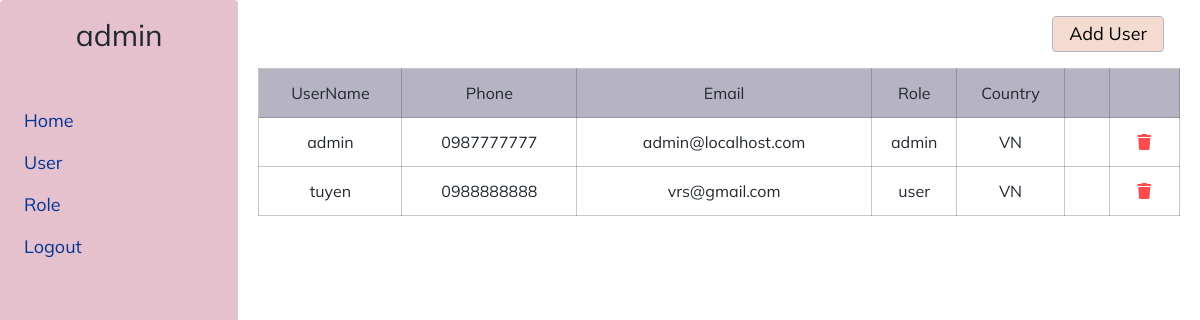
Before: /user.php (signed in) with the older database file.
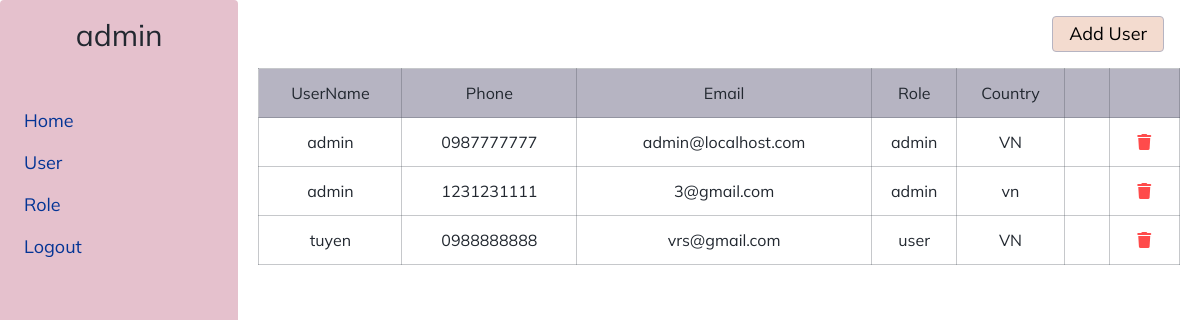
After: the same page with the newer database file.
### tables this page shows
CREATE TABLE user (userID INTEGER AUTO_INCREMENT NOT NULL, username varchar (50) NOT NULL, phone varchar (20) NOT NULL, email char (50) NOT NULL, password char (100) NOT NULL, country varchar (30) NOT NULL, PRIMARY KEY (userID), UNIQUE (email));

### function/function.php (called while the page is built, shortened)
<?php
function checkPermission($permissions, $permission)
{
  return in_array($permission, $permissions);
}
?>

### user.php (the view, shortened to what this page needs)
<?php
include_once './config/Data.php';
require './function/function.php';
$data = new Data();
$connect = $data->connect();
$permissions = getPermissions($_SESSION['account']);
?>
<!DOCTYPE html>
<html lang="en">
<head>
</head>
<body>
  <div class="user">
    <?php
    include_once "./layout/navigation.php";
    ?>
    <div class="grid">
      <div class="row">
        <div class="col-12-xl col-12-lg">
          <div class="user-header">
            <?php
            if (checkPermission($permissions, 'insert-user')) {
            ?>
            <a href="?new-user" class="user-header-button">Add User</a>
            <?php
            }
            ?>
          </div>
          <?php
          if (checkPermission($permissions, 'view-user')) {
          ?>
          <table class="user-table">
            <thead>
              <tr>
                <th>UserName</th>
                <th>Phone</th>
                <th>Email</th>
                <th>Role</th>
                <th>Country</th>
                <th></th>
                <th></th>
              </tr>
            </thead>
            <tbody>
              <?php
            $sql = 'SELECT user.username, phone, email, password, roles.roles_name as roles, country
              FROM user, roles, user_role
              WHERE user_role.roleID = roles.roles
              AND user.userID = user_role.userID
              AND NOT user.email = "' . $_SESSION['account'] . '"
              ORDER BY user.username ASC';
            $statement = $connect->prepare($sql);
            $statement->execute();
            $result = $statement->fetchAll(PDO::FETCH_ASSOC);
            $str = '';
            for ($i = 0; $i <= count($result) - 1; $i++) {
              $str .= "<tr>
              <td>" . $result[$i]['username'] . "</td>
              <td>" . $result[$i]['phone'] . "</td>
              <td>" . $result[$i]['email'] . "</td>
              <td>" . $result[$i]['roles'] . "</td>
              <td>" . $result[$i]['country'] . "</td>";
              if (checkPermission($permissions, 'edit-user')) {
                $str .= "<td><a href = '?user-email=" . $result[$i]['email'] . "' class ='link-icon'>
              <i class='fi fi-sr-eye'></i></a></td>";
              }
              if (checkPermission($permissions, 'delete-user')) {
                $str .= "<td><a href = './handle/delete-user.php?email=" . $result[$i]['email'] . "' onclick = 'return showMessageDelete(this)' class = 'link-icon'>
                <i class='red-color fa-solid fa-trash'></i></a>
                </td>";
              }
              $str .= "</tr> ";
            }
            echo $str;
              ?>
            </tbody>
          </table>
          <?php } else {
            header('location: index.php');
          } ?>
        </div>
      </div>
    </div>
  </div>
</body>
</html>

### layout/navigation.php (shortened to what this page needs)
<div class="navigation">
  <h2 class="h2-heading">
    <?php
    try {
      $sql = "select username from user where email = '" . $_SESSION['account'] . "'";
      $statement = $connect->prepare($sql);
      $statement->execute();
      $result = $statement->fetch();
      echo $result[0];
    } catch (PDOException $e) {
    }
    ?>
  </h2>
  <ul class="navigation-list">
    <li class='navigation-list-item'>
      <a href='index.php' class='navigation-list-item-link'>Home</a>
    </li>
    <?php if (checkPermission($permissions, 'view-user')) {
      echo " <li class='navigation-list-item'>
          <a href='user.php' class='navigation-list-item-link'>User</a></li>";
    } ?>
    <?php if (checkPermission($permissions, 'view-role')) {
      echo " <li class='navigation-list-item'>
          <a href='role.php' class='navigation-list-item-link'>Role</a></li>";
    } ?>
    <li class="navigation-list-item">
      <a href="./handle/logout.php" class="navigation-list-item-link" onclick="return logout(this)">logout</a>
    </li>
  </ul>
</div>

### assets/css/style.css (style rules this page uses)
.grid { width: 100%; max-width: 1200px; margin: 0 auto; padding: 0 20px; box-sizing: border-box; }
.row { display: flex; flex-flow: row wrap; }
@media (min-width: 960px) and (max-width: 1200px) { .col-12-lg { box-sizing: border-box; flex-grow: 0; width: 100%; } }
@media (min-width: 1200px) { .col-12-xl { box-sizing: border-box; flex-grow: 0; width: 100%; } }
html, body, div, span, applet, object, iframe, h1, h2, h3, h4, h5, h6, p, blockquote, pre, a, abbr, acronym, address, big, cite, code, del, dfn, em, img, ins, kbd, q, s, samp, small, strike, strong, sub, sup, tt, var, b, u, i, center, dl, dt, dd, ol, ul, li, fieldset, form, label, legend, table, caption, tbody, tfoot, thead, tr, th, td, article, aside, canvas, details, embed, figure, figcaption, footer, header, hgroup, menu, nav, output, ruby, section, summary, time, mark, audio, video { margin: 0; padding: 0; border: 0; font-size: 100%; font: inherit; vertical-align: baseline; }
body { line-height: 1; }
ol, ul { list-style: none; }
table { border-collapse: collapse; border-spacing: 0; }
html { font-size: 62.5%; font-family: Mulish; }
body { box-sizing: border-box; color: #222830; }
* { box-sizing: inherit; }
.h2-heading { font-size: 3rem; font-family: "Mulish"; }
.navigation { padding: 2rem 0; width: 300px; min-height: 100vh; background: #e5c1cd; display: flex; flex-direction: column; align-items: center; border-radius: 4px; }
.navigation-list { width: 100%; padding: 3rem 0 0 16px; }
.navigation-list-item { display: block; font-size: 1.8rem; position: relative; border-radius: 24px; }
.navigation-list-item-link { padding: 12px 8px; text-decoration: none; display: block; text-transform: capitalize; color: #033495; }
.link-icon { text-decoration: none; display: inline-block; font-size: 1.6rem; color: #033495; margin: 0 12px; }
.link-icon .red-color { color: red; opacity: 0.7; }
.user { display: flex; }
.user-header { display: flex; justify-content: flex-end; padding: 16px; }
.user-header-button { text-decoration: none; font-size: 1.8rem; border: 1px solid #b6b4c2; padding: 8px 16px; background-color: #f3dbcf; color: #000; border-radius: 4px; }
.user-table { width: 100%; font-size: 1.6rem; text-align: center; max-height: 500px; overflow: auto; }
.user-table thead { width: 100%; background-color: #b6b4c2; }
.user-table thead tr th { padding: 16px 0; border: 0.5px solid rgba(67, 74, 84, 0.3); }
.user-table tbody { width: 100%; text-align: center; }
.user-table tr { width: 100%; }
.user-table tr th, .user-table tr td { text-align: center; padding: 16px 0; }
.user-table tr td { border: 0.5px solid rgba(67, 74, 84, 0.3); }

Changed rows visible on the page:
added user: username "admin", phone "1231231111", email "3@gmail.com", roles "admin", country "vn"
